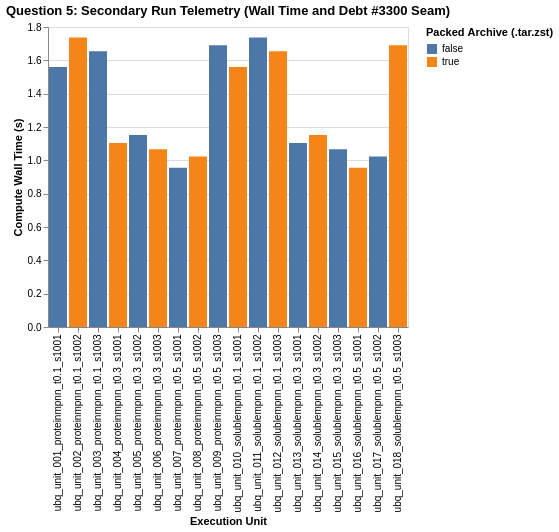

Specify this chart in Vega-Lite:
### Vega-Lite specification from a JSON file in a GitHub repository (floating-point values rounded to 4 significant figures)
{"$schema": "https://vega.github.io/schema/vega-lite/v5.json", "data": {"values": [{"completed_at_utc": "2026-11-06T20:30:00Z", "duration_s": 1.56, "failure_reason": null, "is_packed": false, "manifest_row_hash": "ubq_unit_001_proteinmpnn_t0.1_s1001", "status": "COMMITTED"}, {"completed_at_utc": "2026-11-06T20:30:00Z", "duration_s": 1.737, "failure_reason": null, "is_packed": true, "manifest_row_hash": "ubq_unit_002_proteinmpnn_t0.1_s1002", "status": "COMMITTED"}, {"completed_at_utc": "2026-11-06T20:30:00Z", "duration_s": 1.655, "failure_reason": null, "is_packed": false, "manifest_row_hash": "ubq_unit_003_proteinmpnn_t0.1_s1003", "status": "COMMITTED"}, {"completed_at_utc": "2026-11-06T20:30:00Z", "duration_s": 1.104, "failure_reason": null, "is_packed": true, "manifest_row_hash": "ubq_unit_004_proteinmpnn_t0.3_s1001", "status": "COMMITTED"}, {"completed_at_utc": "2026-11-06T20:30:00Z", "duration_s": 1.152, "failure_reason": null, "is_packed": false, "manifest_row_hash": "ubq_unit_005_proteinmpnn_t0.3_s1002", "status": "COMMITTED"}, {"completed_at_utc": "2026-11-06T20:30:00Z", "duration_s": 1.066, "failure_reason": null, "is_packed": true, "manifest_row_hash": "ubq_unit_006_proteinmpnn_t0.3_s1003", "status": "COMMITTED"}, {"completed_at_utc": "2026-11-06T20:30:00Z", "duration_s": 0.9551, "failure_reason": null, "is_packed": false, "manifest_row_hash": "ubq_unit_007_proteinmpnn_t0.5_s1001", "status": "COMMITTED"}, {"completed_at_utc": "2026-11-06T20:30:00Z", "duration_s": 1.023, "failure_reason": null, "is_packed": true, "manifest_row_hash": "ubq_unit_008_proteinmpnn_t0.5_s1002", "status": "COMMITTED"}, {"completed_at_utc": "2026-11-06T20:30:00Z", "duration_s": 1.691, "failure_reason": null, "is_packed": false, "manifest_row_hash": "ubq_unit_009_proteinmpnn_t0.5_s1003", "status": "COMMITTED"}, {"completed_at_utc": "2026-11-06T20:30:00Z", "duration_s": 1.56, "failure_reason": null, "is_packed": true, "manifest_row_hash": "ubq_unit_010_solublempnn_t0.1_s1001", "status": "COMMITTED"}, {"completed_at_utc": "2026-11-06T20:30:00Z", "duration_s": 1.737, "failure_reason": null, "is_packed": false, "manifest_row_hash": "ubq_unit_011_solublempnn_t0.1_s1002", "status": "COMMITTED"}, {"completed_at_utc": "2026-11-06T20:30:00Z", "duration_s": 1.655, "failure_reason": null, "is_packed": true, "manifest_row_hash": "ubq_unit_012_solublempnn_t0.1_s1003", "status": "COMMITTED"}, {"completed_at_utc": "2026-11-06T20:30:00Z", "duration_s": 1.104, "failure_reason": null, "is_packed": false, "manifest_row_hash": "ubq_unit_013_solublempnn_t0.3_s1001", "status": "COMMITTED"}, {"completed_at_utc": "2026-11-06T20:30:00Z", "duration_s": 1.152, "failure_reason": null, "is_packed": true, "manifest_row_hash": "ubq_unit_014_solublempnn_t0.3_s1002", "status": "COMMITTED"}, {"completed_at_utc": "2026-11-06T20:30:00Z", "duration_s": 1.066, "failure_reason": null, "is_packed": false, "manifest_row_hash": "ubq_unit_015_solublempnn_t0.3_s1003", "status": "COMMITTED"}, {"completed_at_utc": "2026-11-06T20:30:00Z", "duration_s": 0.9551, "failure_reason": null, "is_packed": true, "manifest_row_hash": "ubq_unit_016_solublempnn_t0.5_s1001", "status": "COMMITTED"}, {"completed_at_utc": "2026-11-06T20:30:00Z", "duration_s": 1.023, "failure_reason": null, "is_packed": false, "manifest_row_hash": "ubq_unit_017_solublempnn_t0.5_s1002", "status": "COMMITTED"}, {"completed_at_utc": "2026-11-06T20:30:00Z", "duration_s": 1.691, "failure_reason": null, "is_packed": true, "manifest_row_hash": "ubq_unit_018_solublempnn_t0.5_s1003", "status": "COMMITTED"}]}, "description": "Duration distributions and transparent debt #3300 pack seam.", "encoding": {"color": {"field": "is_packed", "title": "Packed Archive (.tar.zst)", "type": "nominal"}, "x": {"field": "manifest_row_hash", "title": "Execution Unit", "type": "nominal"}, "y": {"field": "duration_s", "title": "Compute Wall Time (s)", "type": "quantitative"}}, "mark": {"tooltip": true, "type": "bar"}, "title": "Question 5: Secondary Run Telemetry (Wall Time and Debt #3300 Seam)", "transform": [{"filter": "isValid(datum.duration_s) && datum.duration_s != null"}]}
